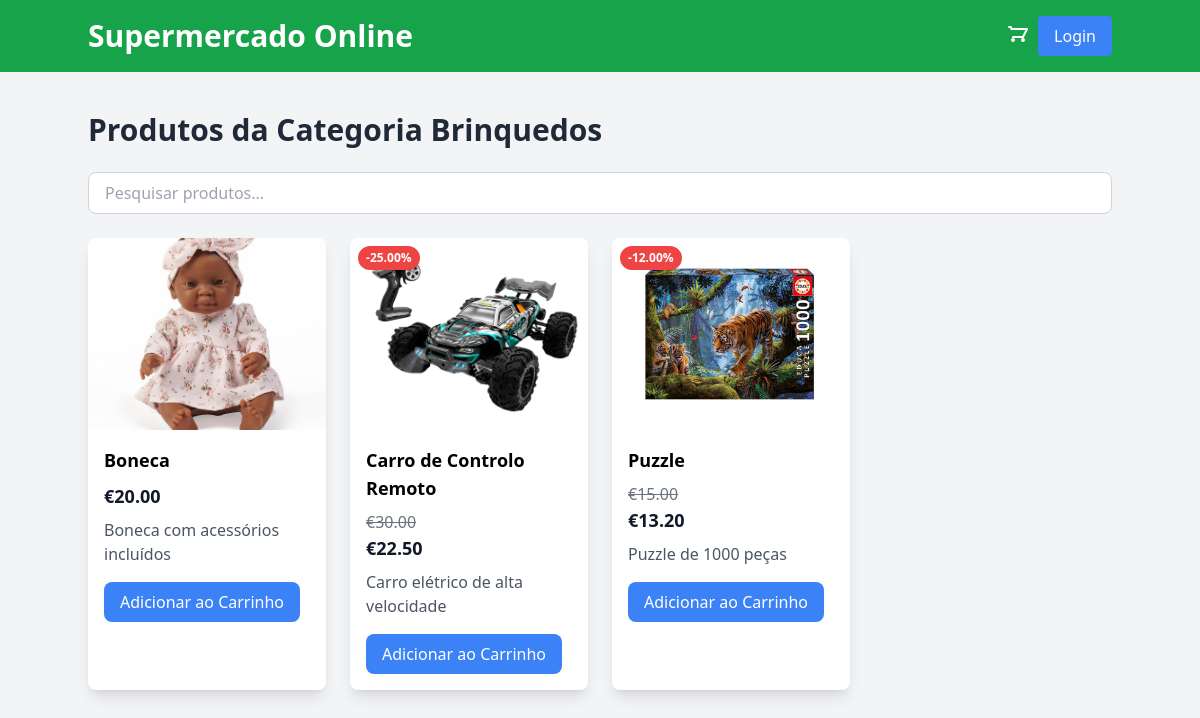
The page /produtos/categoria/Brinquedos on the database its author committed.
### tables this page shows
CREATE TABLE `produtos` (
  `id` int(11) NOT NULL,
  `nome` varchar(255) NOT NULL,
  `descricao` text DEFAULT NULL,
  `preco` decimal(10,2) NOT NULL,
  `categoria_id` int(11) DEFAULT NULL,
  `imagem` varchar(255) DEFAULT NULL,
  `discount_price` decimal(10,2) DEFAULT NULL,
  `desconto` tinyint(1) DEFAULT 0,
  `stock` int(11) DEFAULT NULL
);

### app/controllers/produtosController.php (called while the page is built, shortened)
<?php
require_once './app/models/produtosModel.php';
class ProdutosController
{
    public function showCategoria(string $categoria): void
    {
        $produtosModel = new ProdutosModel();
        $produtosView = $produtosModel->getProdutosByCategoria($categoria);
        require_once './app/views/categoriaView.php';
    }
}

### app/database/connection.php (called while the page is built)
<?php
class Connection
{
    private static $instance = null;
    public static function getInstance(): ?PDO
    {
        if (self::$instance === null) {
            try {
                self::$instance = new PDO(
                    'mysql:host=localhost;dbname=supermarket',
                    'root',
                    '',
                    [
                        PDO::ATTR_ERRMODE            => PDO::ERRMODE_EXCEPTION,
                        PDO::ATTR_DEFAULT_FETCH_MODE => PDO::FETCH_ASSOC,
                    ]
                );
            } catch (PDOException $e) {
                echo 'Database connection error: ' . $e->getMessage();
                return null;
            }
        }
        return self::$instance;
    }
}
?>

### app/models/produtosModel.php (called while the page is built, shortened)
<?php
require_once './app/database/connection.php';
class ProdutosModel
{
    private $db;
    public function __construct()
    {
        $this->db = Connection::getInstance();
    }
public function getProdutosByCategoria(string $categoria): array
{
    $query = "
        SELECT p.*, c.nome AS categoria_nome
        FROM produtos p
        JOIN categorias c ON p.categoria_id = c.id
        WHERE c.nome = :categoria
        ORDER BY p.nome
    ";
    $stat = $this->db->prepare($query);
    $stat->execute([':categoria' => $categoria]);
    $produtos = $stat->fetchAll(PDO::FETCH_ASSOC);
    foreach ($produtos as &$produto) {
        $preco = $produto['preco'];
        $descontoPercentual = $produto['discount_price'];
        $descontoAtivo = $produto['desconto'];
    }
    return $produtos;
}
}
?>

### app/views/categoriaView.php (the view, shortened to what this page needs)
<!DOCTYPE html>
<html lang="pt">
<head>
    <script src="https://cdn.tailwindcss.com"></script>
</head>
<body class="bg-gray-100">
    <?php include './app/views/header.php'; ?>
    <div class="container mx-auto py-10">
        <h1 class="text-3xl font-bold text-gray-800 mb-6">
            Produtos da Categoria <?php echo htmlspecialchars($categoria); ?>
        </h1>
        <div class="mb-6">
            <input
                type="text"
                id="search-bar"
                onkeyup="filterProducts()"
                placeholder="Pesquisar produtos..."
                class="w-full px-4 py-2 border border-gray-300 rounded-lg focus:outline-none focus:ring-2 focus:ring-blue-500">
        </div>
        <div id="products-grid" class="grid grid-cols-1 md:grid-cols-3 lg:grid-cols-4 gap-6">
            <?php foreach ($produtosView as $produto): ?>
                <div class="product-item bg-white rounded-lg shadow-lg overflow-hidden relative">
                    <?php if ($produto['desconto'] == 1 && $produto['discount_price'] > 0): ?>
                        <div class="absolute top-2 left-2 bg-red-500 text-white text-xs font-bold px-2 py-1 rounded-full">
                            -<?php echo htmlspecialchars($produto['discount_price']); ?>%
                        </div>
                    <?php endif; ?>
                    <img
                        src="/assets/<?php echo htmlspecialchars($produto['imagem']); ?>"
                        alt="<?php echo htmlspecialchars($produto['nome']); ?>"
                        class="w-full h-48 object-cover">
                    <div class="p-4">
                        <h3 class="product-name text-lg font-bold">
                            <?php echo htmlspecialchars($produto['nome']); ?>
                        </h3>
                        <div class="mt-2">
                            <?php if ($produto['precoDescontado'] < $produto['preco']): ?>
                                <p class="text-gray-500 line-through">
                                    €<?php echo number_format($produto['preco'], 2); ?>
                                </p>
                                <p class="text-lg font-bold text-gray-900">
                                    €<?php echo number_format($produto['precoDescontado'], 2); ?>
                                </p>
                            <?php else: ?>
                                <p class="text-lg font-bold text-gray-900">
                                    €<?php echo number_format($produto['preco'], 2); ?>
                                </p>
                            <?php endif; ?>
                        </div>
                        <p class="text-gray-600 mt-2">
                            <?php echo htmlspecialchars($produto['descricao']); ?>
                        </p>
                        <button onclick="addToCart(<?php echo $produto['id']; ?>)"
                            class="mt-4 inline-block bg-blue-500 text-white rounded-lg py-2 px-4 hover:bg-blue-600 transition">
                            Adicionar ao Carrinho
                        </button>
                    </div>
                </div>
            <?php endforeach; ?>
        </div>
    </div>
</body>
</html>

### index.php (shortened to what this page needs)
<?php
$route = trim(parse_url($_SERVER['REQUEST_URI'], PHP_URL_PATH), '/');
$routes = require_once './app/config/routes.php';
if (array_key_exists($route, $routes)) {
    $controllerName = $routes[$route]['controller'];
    $actionName = $routes[$route]['action'];
    require_once './app/controllers/' . $controllerName . '.php';
    $controller = new $controllerName();
    $controller->$actionName();
} else {
    foreach ($routes as $pattern => $routeInfo) {
        $patternRegex = preg_replace('/\{[a-zA-Z0-9_]+\}/', '([^/]+)', $pattern);
        $patternRegex = str_replace('/', '\/', $patternRegex);
        if (preg_match('/^' . $patternRegex . '$/', $route, $matches)) {
            array_shift($matches);
            $actionName = $routeInfo['action'];
            $controller = new $controllerName();
            $controller->$actionName(...$matches);
            exit;
        }
    }
}

### rows shown on the page
produtos: imagem (picture), nome "Boneca", preco "20.00", descricao "Boneca com acessórios incluídos"
produtos: discount_price "25.00", imagem (picture), nome "Carro de Controlo Remoto", preco "30.00", precoDescontado "22.50", descricao "Carro elétrico de alta velocidade"
produtos: discount_price "12.00", imagem (picture), nome "Puzzle", preco "15.00", precoDescontado "13.20", descricao "Puzzle de 1000 peças"
